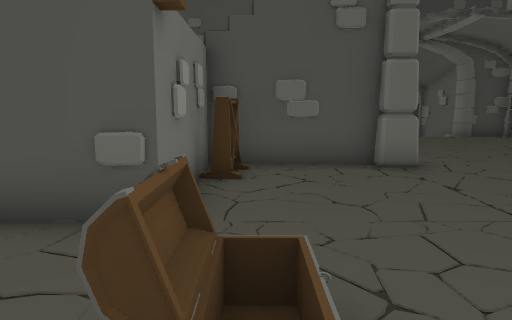
View 1 (above)

14 first-person views from a walk through a 3-D level made in the Unity game engine. The camera is 1.2 m above the floor, tilts 8° down and sees 70° across. The floor is counted in squares, 1 m on a side. Each view is taken from the middle of a square. On the plan, view 1 faces up. The plan holds only what a view shows up to about 15 squares ahead; the rest is blank. The place goes on beyond the plan. The player character is not drawn. Door leaves are left out, so doorways stand open.

View 2
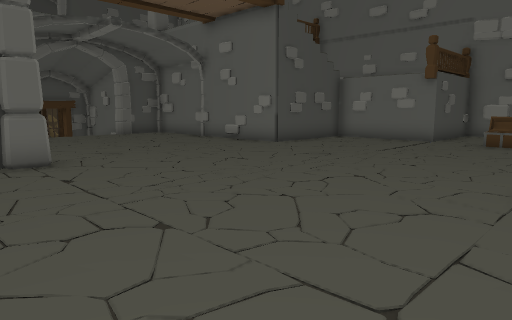

View 3
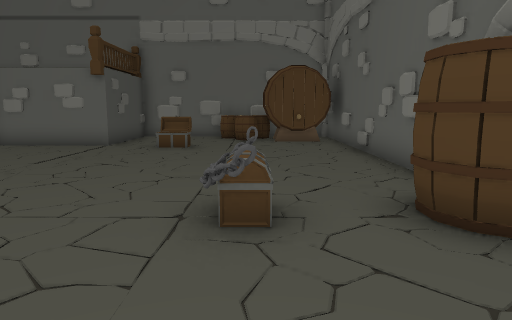

View 4
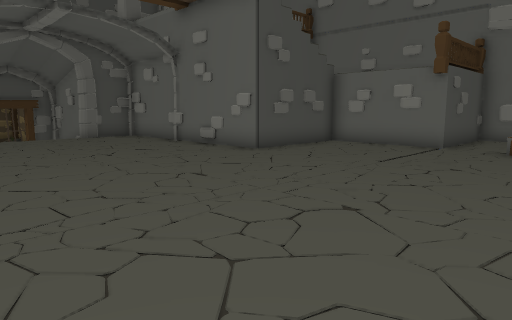

View 5
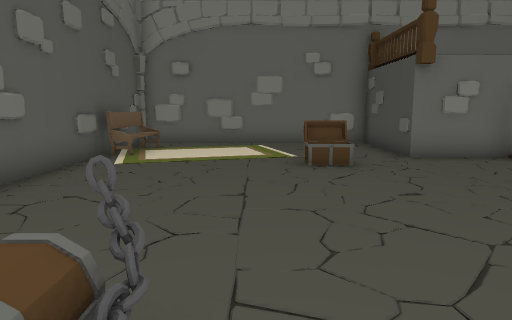

View 6
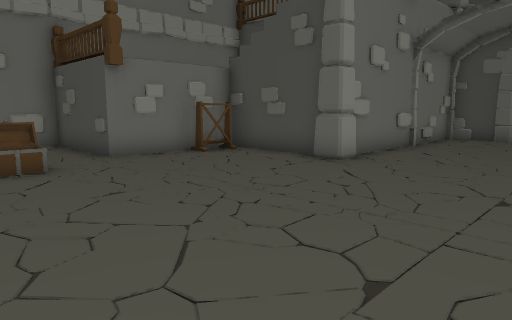

View 7
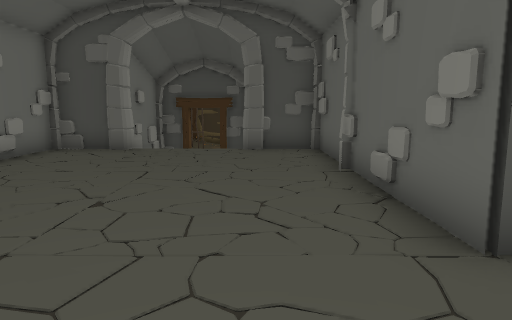

View 8
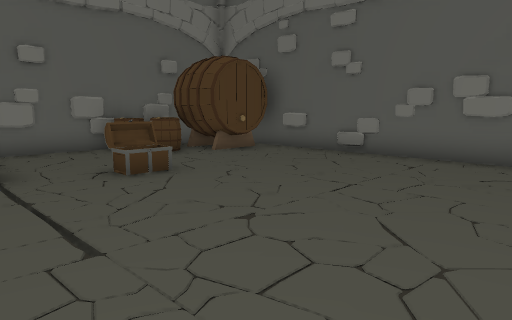

View 9
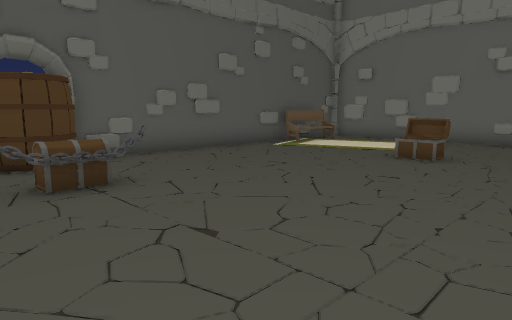

View 10
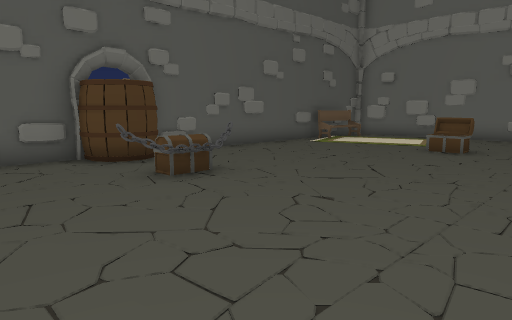

View 11
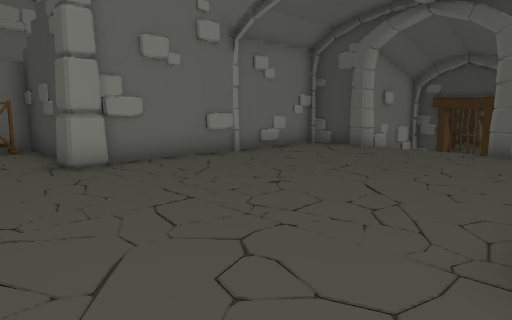

View 12
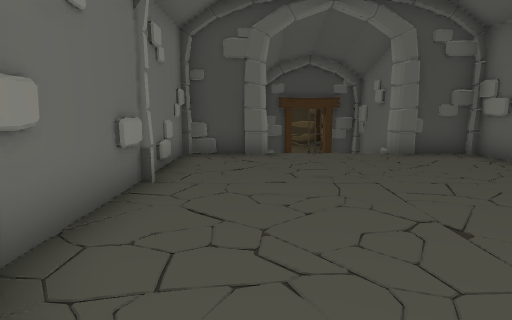

View 13
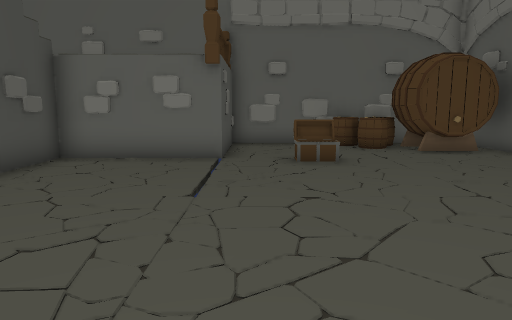

View 14
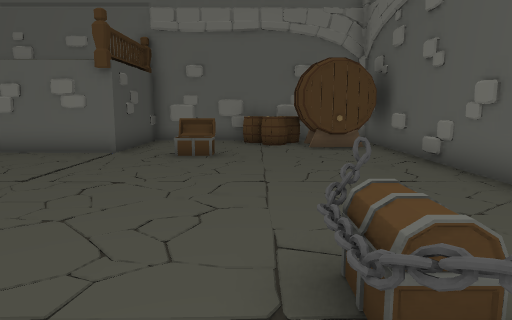

### Floor plan
Points are (right, up) in squares from view 1. A wall is a line through its corners. A room is listed if a view was taken in it or the views show most of it. See-through windows are left out.
Room 1 (views 1, 2, 3, 4, 5, 6, 7, 8, 9, 10, 11, 12, 13, 14)
walls: (10.9, 7.8) (10.9, 15.6) (9.8, 15.7); (2.6, 7.8) (-1, 7.8) (-1, 3.8) (-4.9, 3.8) (-4.9, -4.1) (6, -4.1); (10.7, 8.4) (10.8, 8.9); (7.9, -4.1) (18.6, -4.1); (1.4, 7.9) (1, 7.6); (14.8, 5) (14.9, 5.5); (11.2, -4) (11.8, -3.9); (-0.9, 5.1) (-1, 4.6); (18.7, 2.5) (18.8, 3.1); (18.8, 2.1) (18.8, 2.6); (18.8, 0.6) (18.8, 1.4); (10.9, 14.5) (10.5, 15); (18.7, -1.4) (18.8, -0.8); (5.1, 15.7) (3.1, 15.7) (3.1, 8.4); (18.9, -2.6) (18.9, 3.8) (15, 3.8) (15, 7.8) (10.8, 7.8) (10.7, 8.7); (10.9, 15.7) (8.8, 15.7)
ways out: open door at (6.8, 15.8)
objects: other object (-3, -4); other object (-3, -3); other object (-1, -3); other object (-1, 1); other object (0, 1); other object (0, 7); other object (3, 8); other object (6, -3) to (8, -3); other object (6, -1) to (8, -1); other object (15, 1); other object (16, -3) to (18, -2); other object (17, -1) to (17, 0); other object (18, -1); other object (18, 0)

Where each view was taken, in squares from view 1:
view 1: 0 up, 0 right, facing up
view 2: 1 down, 1 right, facing up-right
view 3: 1 down, 3 right, facing right
view 4: 0 up, 3 right, facing up-right
view 5: 0 up, 8 right, facing left
view 6: 0 up, 8 right, facing up-left
view 7: 5 up, 9 right, facing up
view 8: 5 up, 8 right, facing down-right
view 9: 5 up, 9 right, facing down-left
view 10: 5 up, 11 right, facing down-left
view 11: 5 up, 11 right, facing up-left
view 12: 6 up, 5 right, facing up
view 13: 3 up, 6 right, facing right
view 14: 0 up, 5 right, facing right
